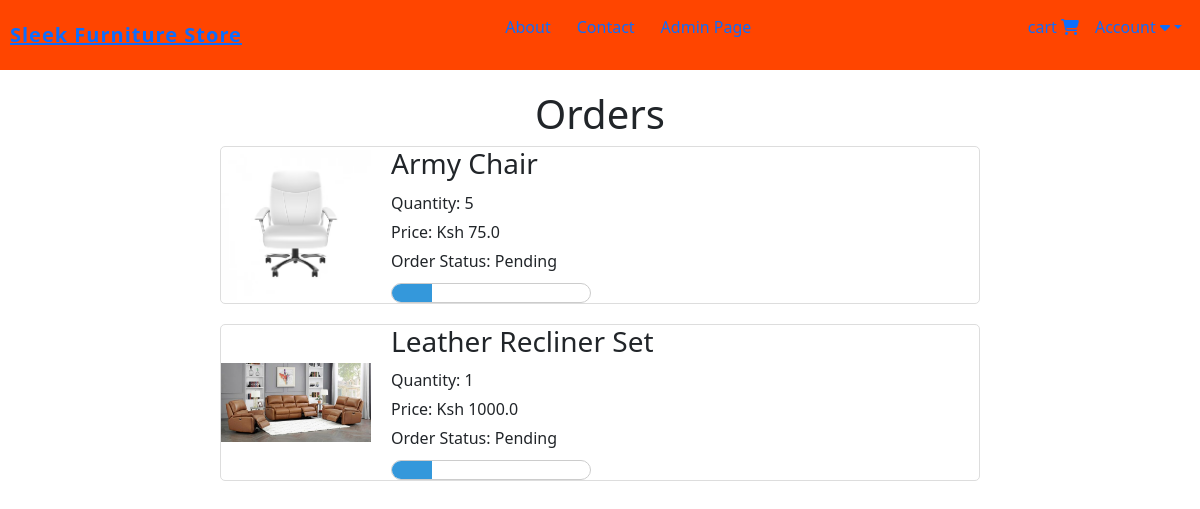
/orders (signed in), run on an earlier commit of the app's database.
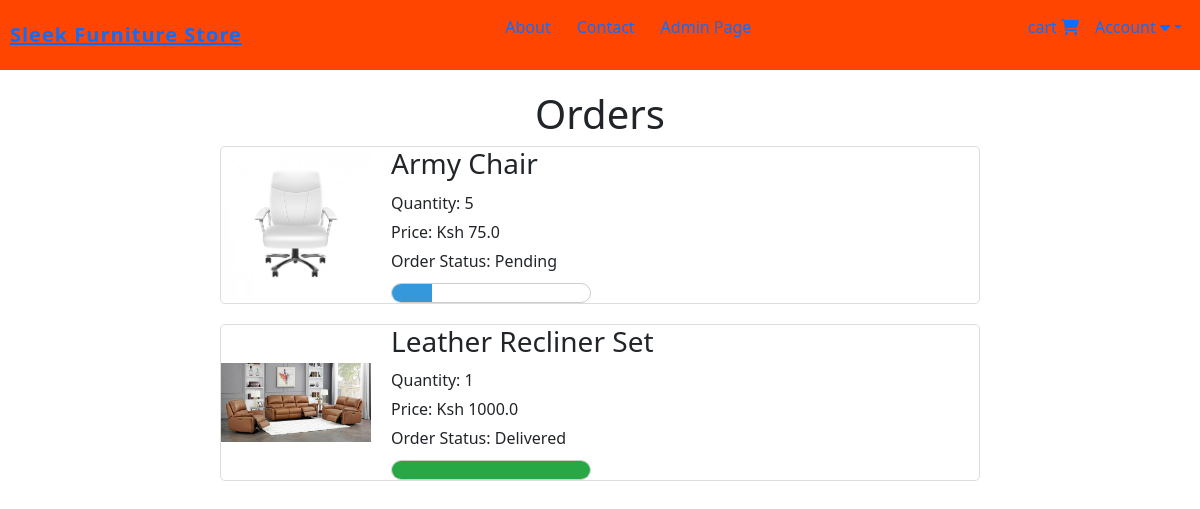
And on a later commit of the database.
### website/models.py (models this page shows, shortened)
class Order(db.Model):
    id = db.Column(db.Integer, primary_key=True)
    quantity = db.Column(db.Integer, nullable=False)
    price = db.Column(db.Float, nullable=False)
    status = db.Column(db.String(100), nullable=False)
    payment_id = db.Column(db.String(1000), nullable=False)
    customer_link = db.Column(db.Integer, db.ForeignKey('customer.id'), nullable=False)
    product_link = db.Column(db.Integer, db.ForeignKey('product.id'), nullable=False)

class Product(db.Model):
    id = db.Column(db.Integer, primary_key=True)
    product_name = db.Column(db.String(100), nullable=False)
    current_price = db.Column(db.Float, nullable=False)
    previous_price = db.Column(db.Float, nullable=False)
    in_stock = db.Column(db.Integer, nullable=False)
    product_picture = db.Column(db.String(1000), nullable=False)
    flash_sale = db.Column(db.Boolean, default=False)
    date_added = db.Column(db.DateTime(), default=datetime.utcnow)
    carts = db.relationship('Cart', backref='product', cascade='all, delete-orphan')
    orders = db.relationship('Order', backref='product', cascade='all, delete-orphan')

### website/views.py (the view)
@views.route('/orders')
@login_required
def order():
    orders = Order.query.filter_by(customer_link=current_user.id).all()
    return render_template('orders.html', orders=orders)

### website/__init__.py (called while the page is built)
def create_app():
    app = Flask(__name__)
    app.config['SECRET_KEY'] = 'Marymutiso' #For encrypting session data for auth etc.
    app.config['SQLALCHEMY_DATABASE_URI'] = f'sqlite:///{DB_NAME}'
    db.init_app(app)
    @app.errorhandler(404)
    def page_not_found(error):
        return render_template('404.html'), 404
    login_manager = LoginManager()
    login_manager.init_app(app)
    login_manager.login_view = 'auth.login'
    @login_manager.user_loader
    def load_user(id):
        return Customer.query.get(int(id))
    from .views import views
    from .auth import auth
    from .admin import admin
    from .models import Customer, Product, Cart, Order
    app.register_blueprint(views, url_prefix='/')
    app.register_blueprint(auth, url_prefix='/')
    app.register_blueprint(admin, url_prefix='/')
    return app

### website/templates/orders.html (shortened to what this page needs)
{% extends 'base.html' %}
{% block content %}
    <div class="orders-container">
        <div>
            {% if orders %}
            <h1>Orders</h1>
            <div>
                <div>
                    {% for item in orders %}
                    <div class="order-item">
                        <img src="{{ item.product.product_picture }}" alt="">
                        <div class="order-item-details">
                            <h3>{{ item.product.product_name }}</h3>
                            <p>Quantity: {{ item.quantity }} </p>
                            <p>Price: Ksh {{ item.price }}</p>
                            <div>
                                <p>Order Status: {{ item.status }}</p>
                                {% if item.status == 'Pending' %}
                                <div class="progress-container">
                                    <div class="progress-bar" style="width: 20%; background-color: #3498db;"></div>
                                </div>
                                {% elif item.status == 'Accepted' %}
                                <div class="progress-container">
                                    <div class="progress-bar" style="width: 40%; background-color: #17a2b8;"></div>
                                </div>
                                {% elif item.status == 'Out for delivery'  %}
                                <div class="progress-container">
                                    <div class="progress-bar" style="width: 70%; background-color: #ffc107;"></div>
                                </div>
                                {% elif item.status == 'Delivered'  %}
                                <div class="progress-container">
                                    <div class="progress-bar" style="width: 100%; background-color: #28a745;"></div>
                                </div>
                                {% elif item.status == 'Canceled'  %}
                                <div class="progress-container">
                                    <div class="progress-bar" style="width: 100%; background-color: #dc3545;"></div>
                                </div>
                                {% endif %}
                            </div>
                        </div>
                    </div>
                    {% endfor %}
                </div>
            </div>
            {% else %}
            <h1>You have no Orders</h1>
            {% endif %}
        </div>
    </div>
{% endblock %}

### website/templates/base.html (shortened to what this page needs)
<!DOCTYPE html>
<html lang="en">
<head>
    <link rel="stylesheet" href="https://maxcdn.bootstrapcdn.com/bootstrap/5.3.2/css/bootstrap.min.css">
    <link rel="stylesheet" href="https://cdnjs.cloudflare.com/ajax/libs/bootstrap-icons/1.11.3/font/bootstrap-icons.min.css" />
    <link rel="stylesheet" href="{{ url_for('static', filename='css/navigation.css')}}">
    <link rel="stylesheet" href="{{ url_for('static', filename='css/home.css')}}">
    <link rel="stylesheet" href="{{ url_for('static', filename='css/auth.css')}}">
    <link rel="stylesheet" href="{{ url_for('static', filename='css/admin.css')}}">
    <link rel="stylesheet" href="{{ url_for('static', filename='css/cart-orders.css')}}">
    <link rel="stylesheet" href="{{ url_for('static', filename='css/all.min.css') }}">
    <link rel="stylesheet" href="{{ url_for('static', filename='css/bootstrap.min.css') }}">
</head>
<body>
    <nav>
        <a class="logo">Sleek Furniture Store</a>
        <div>
            <ul>
                <li><a href="#">About</a></li>
                <li><a href="#">Contact</a></li>
                {% if current_user.id == 1 %}
                <li><a href="/admin-page">Admin Page</a></li>
                {% endif %}
            </ul>
        </div>
        <ul>
            <li>
                {% if cart | length < 1 %}
                <a href="/cart">cart
                    <i class="fa-solid fa-cart-shopping"></i>
                </a>
                {% else %}
                <a href="/cart">cart
                    <i class="bi bi-{{ cart | length }}-square-fill"></i>
                </a>
                {% endif %}
            </li>
            <li>
                <a href="#"  class="dropdown-toggle" data-bs-toggle="dropdown">Account <i class="fas fa-caret-down"></i></a>
    </nav>
    {% block content %} {% endblock %}
</body>
</html>

### website/static/css/navigation.css (style rules this page uses)
body { font-family: 'Arial', sans-serif; margin: 0; padding: 0; background: #eaeaea; }
nav { background-color: #f9f9f9; padding: 10px; display: flex; justify-content: space-between; align-items: center; background-color:orangered; }
nav .logo { font-size: 20px; font-weight: 700; letter-spacing: 1px; }
nav div { display: flex; justify-content: space-between; align-items: center; }
nav div ul { list-style: none; display: flex; margin-right: 5px; }
nav div ul li { margin: 5px; }
nav div ul li a { font-size: 16px; text-decoration: none; }
nav ul { display: flex; justify-content: space-between; align-items: center; list-style: none; }
nav ul li a { text-decoration: none; margin: 8px; }

### website/static/css/cart-orders.css (style rules this page uses)
h1 { text-align: center; margin-top: 20px; }
.orders-container { max-width: 800px; margin: 0 auto; padding: 20px; }
.order-item { display: flex; align-items: center; margin-bottom: 20px; border: 1px solid #ddd; border-radius: 5px; overflow: hidden; }
.order-item img { max-width: 150px; height: auto; margin-right: 20px; }
.order-item-details { flex: 1; }
.order-item-details h3 { margin-top: 0; margin-bottom: 10px; }
.order-item-details p { margin: 5px 0; }
.progress-container { height: 20px; border: 1px solid #ccc; overflow: hidden; width: 200px; border-radius: 10px; margin-top: 10px; }
.progress-bar { height: 100%; }

What changed in the data, as far as the page shows it:
changed Order "Leather Recliner Set": status "Pending" → "Delivered"
